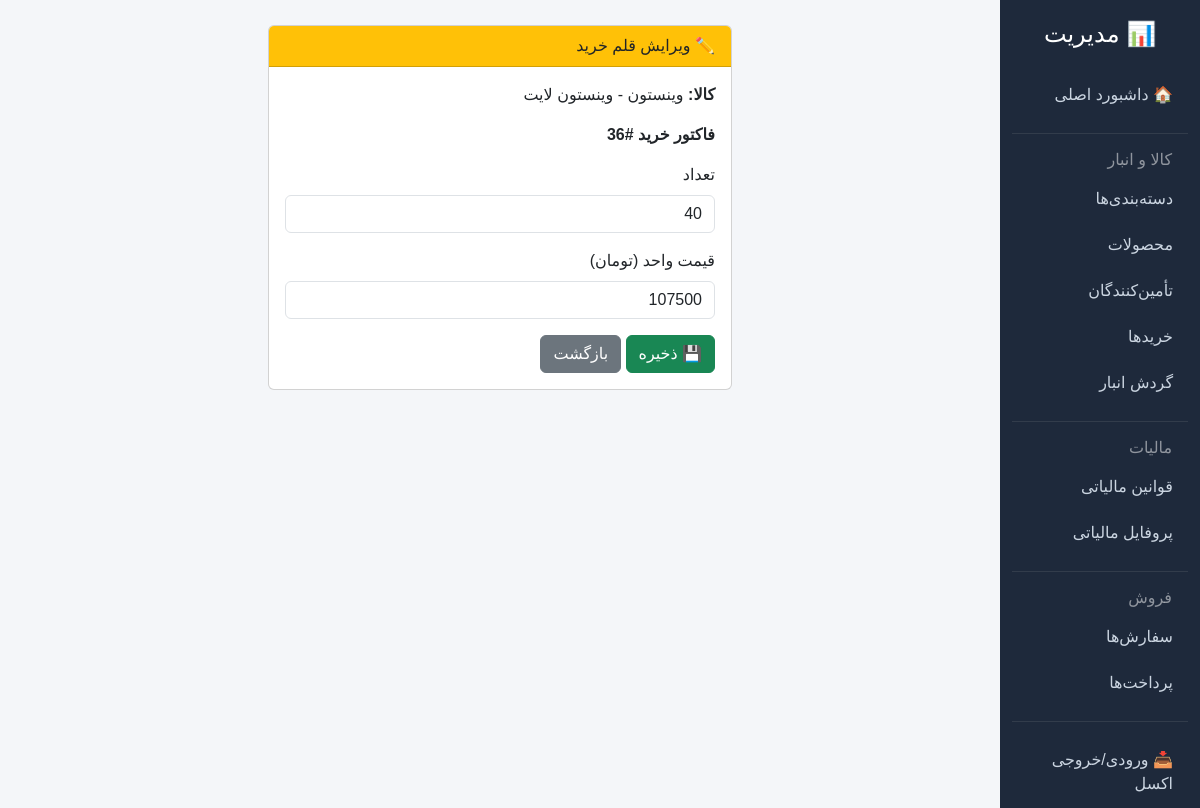
/management/purchase-items/48/update/ (signed in), run on the app's committed database.
### inventory/models.py (models this page shows, shortened)
class PurchaseItem(models.Model):
    purchase = models.ForeignKey(Purchase, related_name='items', on_delete=models.CASCADE, verbose_name="فاکتور خرید")
    product = models.ForeignKey(Product, on_delete=models.PROTECT, verbose_name="کالا")
    quantity = models.PositiveIntegerField(verbose_name="تعداد")
    unit_price = models.DecimalField(max_digits=12, decimal_places=0, verbose_name="قیمت واحد (تومان)")
    tax_amount = models.DecimalField(max_digits=12, decimal_places=0, default=0, verbose_name="مالیات (تومان)")
    class Meta:
        verbose_name = "اقلام خرید"
        verbose_name_plural = "اقلام خرید"

class Product(models.Model):
    UNIT_CHOICES = [
        ('pack', 'بسته'),
        ('carton', 'کارتن'),
        ('piece', 'عدد'),
        ('kg', 'کیلوگرم'),
    ]
    name = models.CharField(max_length=200, verbose_name="نام کالا")
    barcode = models.CharField(max_length=50, unique=True, db_index=True, verbose_name="بارکد")
    category = models.ForeignKey(Category, on_delete=models.PROTECT, verbose_name="دسته‌بندی")
    unit = models.CharField(max_length=10, choices=UNIT_CHOICES, default='pack', verbose_name="واحد")
    purchase_price = models.DecimalField(max_digits=12, decimal_places=0, verbose_name="قیمت خرید (تومان)")
    selling_price = models.DecimalField(max_digits=12, decimal_places=0, verbose_name="قیمت فروش (تومان)")
    is_active = models.BooleanField(default=True, verbose_name="فعال")
    stock_quantity = models.DecimalField(
        max_digits=12, decimal_places=3, default=0,
        validators=[MinValueValidator(0)], verbose_name="موجودی"
    )
    inventory_cost = models.DecimalField(
        max_digits=14, decimal_places=0, default=0,
        verbose_name="ارزش موجودی (تومان)"
    )
    is_featured = models.BooleanField(default=False, verbose_name="نمایش در دسترسی سریع")
    class Meta:
        verbose_name = "محصول"
        verbose_name_plural = "محصولات"
    def __str__(self):
        if self.category:
            return f"{self.category.name} - {self.name}"
        return self.name

class Category(models.Model):
    name = models.CharField(max_length=100, unique=True, verbose_name="نام")
    parent = models.ForeignKey(
        'self', null=True, blank=True, on_delete=models.SET_NULL,
        verbose_name="والد"
    )
    class Meta:
        verbose_name = "دسته‌بندی"
        verbose_name_plural = "دسته‌بندی‌ها"

class Purchase(models.Model):
    supplier = models.ForeignKey(Supplier, on_delete=models.PROTECT, verbose_name="تأمین‌کننده")
    created_at = models.DateTimeField(auto_now_add=True, verbose_name="تاریخ")
    total_amount = models.DecimalField(max_digits=14, decimal_places=0, verbose_name="مبلغ کل (تومان)")
    is_paid = models.BooleanField(default=False, verbose_name="پرداخت شده")
    class Meta:
        verbose_name = "خرید"
        verbose_name_plural = "خریدها"

### management/views.py (the view, shortened to what this page needs)
# urls.py: path('purchase-items/<int:pk>/update/', views.PurchaseItemUpdateView.as_view(), name='purchase_item_update'),
class PurchaseItemUpdateView(BaseManagementView, UpdateView):
    model = PurchaseItem
    template_name = 'management/purchase_item_form.html'
    fields = ['quantity', 'unit_price']
    def dispatch(self, request, *args, **kwargs):
        self.object = self.get_object()
        self.old_quantity = self.object.quantity
        self.old_price = self.object.unit_price
        return super().dispatch(request, *args, **kwargs)
    def get_context_data(self, **kwargs):
        context = super().get_context_data(**kwargs)
        for field in context['form'].fields.values():
            if isinstance(field.widget, forms.CheckboxInput):
                field.widget.attrs.update({'class': 'form-check-input'})
            elif isinstance(field.widget, forms.Select):
                field.widget.attrs.update({'class': 'form-select'})
            else:
                field.widget.attrs.update({'class': 'form-control'})
        return context

### management/templates/management/purchase_item_form.html (shortened to what this page needs)
{% extends 'management/base.html' %}
{% load humanize %}
{% block content %}
<div class="row justify-content-center">
    <div class="col-md-6">
        <div class="card">
            <div class="card-header bg-warning">✏️ ویرایش قلم خرید</div>
            <div class="card-body">
                <p><strong>کالا:</strong> {{ object.product }}</p>
                <p><strong>فاکتور خرید #{{ object.purchase.id }}</strong></p>
                <form method="post">
                    {% for field in form %}
                    <div class="mb-3">
                        <label class="form-label">{{ field.label }}</label>
                        {{ field }}
                    </div>
                    {% endfor %}
                    <button type="submit" class="btn btn-success">💾 ذخیره</button>
                    <a href="{% url 'management:product_purchase_history' object.product.pk %}" class="btn btn-secondary">بازگشت</a>
                </form>
            </div>
        </div>
    </div>
</div>
{% endblock %}

### management/templates/management/base.html (style rules this page uses)
body { background: #f4f6f9; font-family: 'Vazir', Tahoma, sans-serif; }

### data on the page
PurchaseItem: product "وینستون - وینستون لایت", purchase.id "36", form "40" "107500"

### other printed values
{{ field.label }} "تعداد" "قیمت واحد (تومان)"
